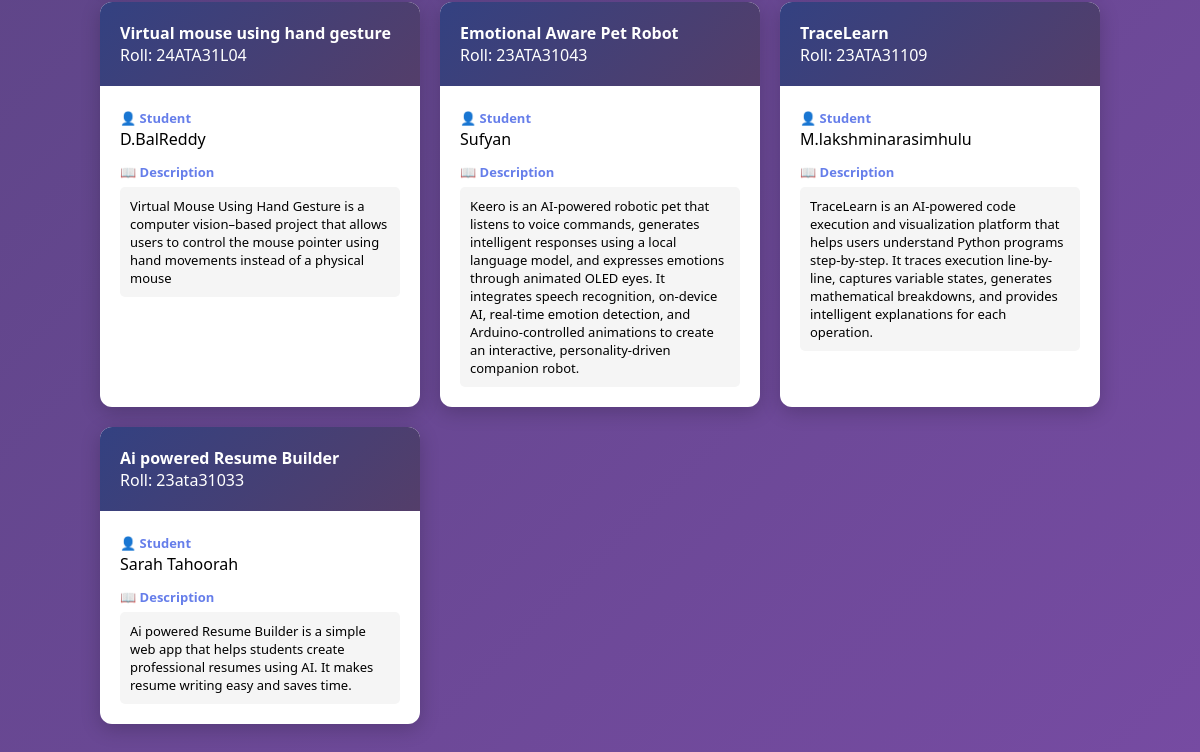
Before: / (lower part) with the older database file.
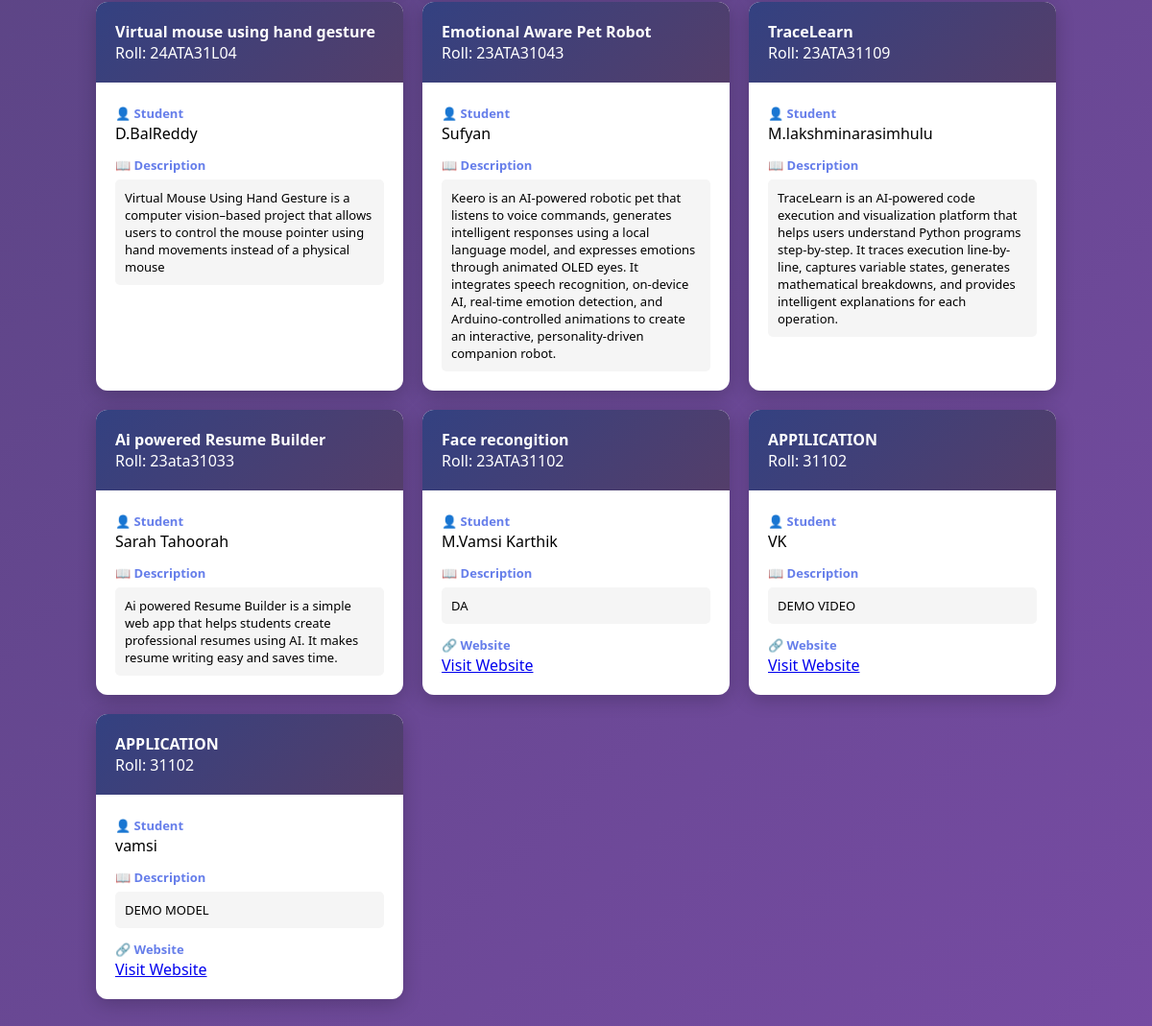
After: the same page with the newer database file.
### tables this page shows
CREATE TABLE projects (
            id INTEGER PRIMARY KEY AUTOINCREMENT,
            name TEXT,
            roll TEXT,
            project_title TEXT,
            project_description TEXT,
            website_link TEXT,
            qr_path TEXT
        , video_link TEXT, created_at TEXT, expires_at TEXT);

### web_app.py (the view, shortened to what this page needs)
@app.route("/")
def index():
    settings = load_settings()
    project_id = request.args.get("id")
    projects_raw = get_all_projects()
    projects = []
    for row in projects_raw:
        projects.append({
            "id": row[0],
            "name": row[1],
            "roll": row[2],
            "title": row[3],
            "website": row[5],
            "description": row[4],
            "video_link": row[6],
            "expires_at": row[8],
        })
    return render_template("projects_list.html", projects=projects)

### web_app.py (called while the page is built)
def get_all_projects():
    try:
        conn = sqlite3.connect(DATABASE)
        cursor = conn.cursor()
        cursor.execute(
            """
            SELECT
                id,
                name,
                roll,
                project_title,
                project_description,
                website_link,
                video_link,
                qr_path,
                expires_at
            FROM projects
            """
        )
        data = cursor.fetchall()
        conn.close()
        return data
    except Exception as e:
        print("Database Error:", e)
        return []

### templates/projects_list.html (shortened to what this page needs)
<!DOCTYPE html>
<html lang="en">
<head>
</head>
<body>
<div class="container">
    {% if projects %}
    <div class="projects-grid">
        {% for project in projects %}
        <div class="project-card">
            <div class="project-header">
                <div class="project-title">
                    <a href="/?id={{ project.id }}">
                        {{ project.title }}
                    </a>
                </div>
                <div>Roll: {{ project.roll }}</div>
            </div>
            <div class="project-content">
                <div>
                    <span class="info-label">👤 Student</span><br>
                    {{ project.name }}
                </div>
                <div style="margin-top:10px;">
                    <span class="info-label">📖 Description</span>
                    <div class="description">
                        {{ project.description }}
                    </div>
                </div>
                {% if project.website %}
                <div style="margin-top:10px;">
                    <span class="info-label">🔗 Website</span><br>
                    <a href="{{ project.website }}" target="_blank">Visit Website</a>
                </div>
                {% endif %}
            </div>
        </div>
        {% endfor %}
    </div>
    {% else %}
    <div class="empty-message">
        📭 No projects registered yet.
    </div>
    {% endif %}
</div>
</body>
</html>

### templates/projects_list.html (style rules this page uses)
* { margin:0; padding:0; box-sizing:border-box; }
body { font-family: 'Segoe UI', Tahoma, Geneva, Verdana, sans-serif; background: linear-gradient(135deg, #343b59 0%, #764ba2 100%); min-height: 100vh; padding: 40px 20px; }
.container { max-width: 1000px; margin: auto; }
.projects-grid { display: grid; grid-template-columns: repeat(3, minmax(300px,1fr)); gap: 20px; }
.project-card { background: white; border-radius: 12px; overflow: hidden; box-shadow: 0 5px 20px rgba(0,0,0,0.2); transition: 0.3s; }
.project-header { background: linear-gradient(135deg, #334181 0%, #543e6a 100%); color: white; padding: 20px; }
.project-title a { color: white; text-decoration: none; font-weight: bold; }
.project-content { padding: 20px; }
.description { background: #f5f5f5; padding: 10px; border-radius: 5px; font-size: 13px; margin-top: 5px; }

Changed rows visible on the page:
added projects: title "Face recongition", roll "23ATA31102", name "M.Vamsi Karthik", description "DA"
added projects: title "APPILICATION", roll "31102", name "VK", description "DEMO VIDEO"
added projects: title "APPLICATION", roll "31102", name "vamsi", description "DEMO MODEL"
